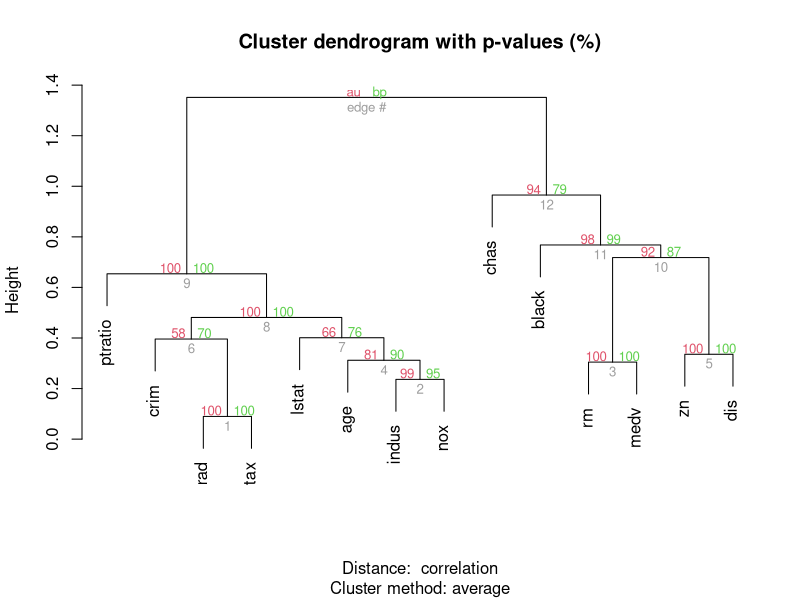

Reproduce this figure in R. (Note: this script raises an error after producing the figure.)
## ---- chunk 1
library(markdown)

library(knitr)
knitr::opts_chunk$set(
    error = FALSE,
    tidy  = FALSE,
    message = FALSE,
    fig.align = "center",
    fig.width = 5,
    fig.height = 5)
options(markdown.HTML.stylesheet = "custom.css")

options(width = 100)
## ---- chunk 2
library(ComplexHeatmap)

library(MASS)
library(pvclust)
data(Boston)
boston.pv <- pvclust(Boston, nboot=100)
plot(boston.pv)
## ---- chunk 3
Boston_scaled = apply(Boston, 2, scale)
Heatmap(Boston_scaled, cluster_columns = boston.pv$hclust, heatmap_legend_title = "Boston")
## ---- chunk 4
library(circlize)
mat = matrix(rnorm(100), 10)
ha = HeatmapAnnotation(df = data.frame(value = runif(10)), 
	col = list(value = colorRamp2(c(0, 1), c("white", "red"))),
	color_bar = "continuous")
Heatmap(mat, heatmap_legend_title = "mat", heatmap_legend_color_bar = "continuous", 
	top_annotation = ha)
## ---- chunk 5
heatmap(mat, col = topo.colors(50))
## ---- chunk 6
Heatmap(mat, col = topo.colors(50), row_hclust_width = unit(2, "cm"), 
    column_hclust_height = unit(2, "cm"), row_reorder= -rowMeans(mat))
